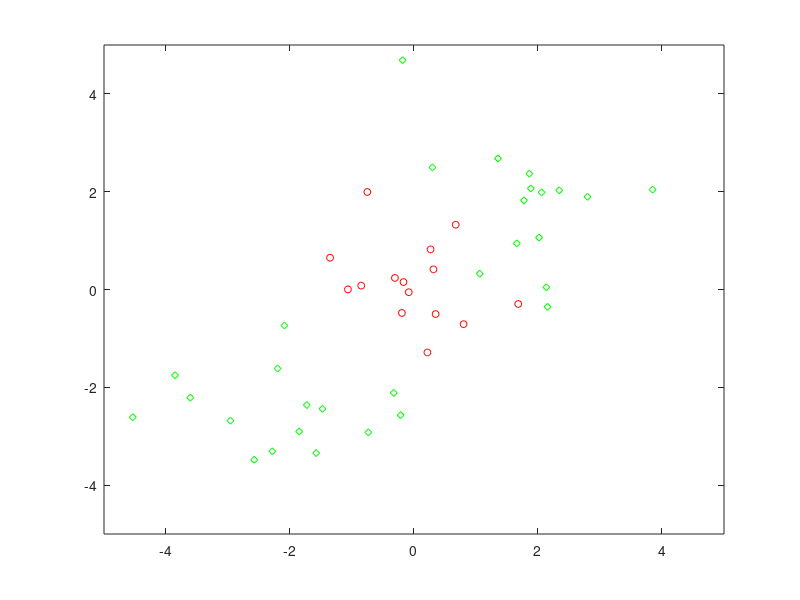

MATLAB code to generate this figure: (Note: this script raises an error after producing the figure.)
function demoBayesLogRegRVM
%DEMOBAYESLOGREGRVM demo of fitting a Relevance Vector Machine
figure
% first make some training data
tmp=15; x=randn(2,tmp); 
x=[x (randn(2,tmp)+2*ones(2,tmp))]; % class 0
x=[x (randn(2,tmp)-2*ones(2,tmp))]; % class 0
c(tmp+1:3*tmp)=1; c(1:tmp)=0; % class labels
N=3*tmp; % total number of training points

% plot the training data:
figure; hold on
for n=1:N
	if c(n)==0
		plot(x(1,n),x(2,n),'ro','markersize',5);
	else
		plot(x(1,n),x(2,n),'gd','markersize',5);
	end
end
axis([-5 5 -5 5]); set(gca,'box','on');

% define the basis matrix: place one on a subset of datapoints
pref=1; lambda=2; selfvar=0.000001;
r=randperm(N);
for m=1:N
	for n=1:N
		phi(m,n)=kernel(x(:,r(m)),x(:,n),pref,lambda,selfvar);
	end
end
M=size(phi,1);

opts.HypIterations=150;
opts.NewtonIterations=10;
opts.plotprogess=1;
for HypUpdate=1:2
	opts.HypUpdate=HypUpdate; % try both EM and Mackay/Gull
	figure
	[w,Smat,alpha,loglik]=BayesLogRegressionRVM(phi,c,zeros(M,1),1*ones(M,1),opts);
	loglik
end
% compute training classifications
for n=1:N; ptrain(n) = avsigmaGauss(w'*phi(:,n),phi(:,n)'*Smat*phi(:,n)); end

figure; hold on
for n=1:N
	if c(n)==0
		plot(x(1,n),x(2,n),'ro','markersize',5);
	else
		plot(x(1,n),x(2,n),'gd','markersize',5);
	end
	if ptrain(n)<0.5
		plot(x(1,n),x(2,n),'ro','markersize',8);
	else
		plot(x(1,n),x(2,n),'gd','markersize',8);
	end
end
% plot probability contours (very course grid -- beware interpreting plot too literally!)
xx=-5:0.5:5; yy=-5:0.5:5;
for i=1:length(xx)
	for j=1:length(yy)
		xtestpoint=[xx(i) yy(j)]';
		for m=1:M
			k(m,1)=kernel(x(:,r(m)),xtestpoint,pref,lambda,selfvar);
		end
		z(i,j)=avsigmaGauss(w'*k,k'*Smat*k);
	end
end
[cs,hh]=contour(xx,yy,z);
clabel(cs,hh,'fontsize',10); axis([-5 5 -5 5])